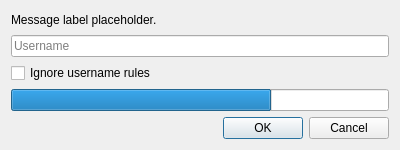
<?xml version="1.0" encoding="UTF-8"?>
<ui version="4.0">
 <class>OfflineLoginDialog</class>
 <widget class="QDialog" name="OfflineLoginDialog">
  <property name="geometry">
   <rect>
    <x>0</x>
    <y>0</y>
    <width>400</width>
    <height>150</height>
   </rect>
  </property>
  <property name="sizePolicy">
   <sizepolicy hsizetype="Fixed" vsizetype="Fixed">
    <horstretch>0</horstretch>
    <verstretch>0</verstretch>
   </sizepolicy>
  </property>
  <property name="windowTitle">
   <string>Add Account</string>
  </property>
  <layout class="QVBoxLayout" name="verticalLayout">
   <item>
    <widget class="QLabel" name="label">
     <property name="text">
      <string notr="true">Message label placeholder.</string>
     </property>
     <property name="textFormat">
      <enum>Qt::RichText</enum>
     </property>
     <property name="textInteractionFlags">
      <set>Qt::LinksAccessibleByKeyboard|Qt::LinksAccessibleByMouse|Qt::TextBrowserInteraction|Qt::TextSelectableByKeyboard|Qt::TextSelectableByMouse</set>
     </property>
    </widget>
   </item>
   <item>
    <widget class="QLineEdit" name="userTextBox">
     <property name="maxLength">
      <number>16</number>
     </property>
     <property name="placeholderText">
      <string>Username</string>
     </property>
    </widget>
   </item>
   <item>
    <widget class="QCheckBox" name="ignoreUsernameGuidelines">
     <property name="toolTip">
      <string>Normally, Minecraft only allows usernames with alphanumeric characters.
Username length has to be 2 to 16 characters long. Underscores are allowed.</string>
     </property>
     <property name="text">
      <string>Ignore username rules</string>
     </property>
    </widget>
   </item>
   <item>
    <widget class="QProgressBar" name="progressBar">
     <property name="value">
      <number>69</number>
     </property>
     <property name="textVisible">
      <bool>false</bool>
     </property>
    </widget>
   </item>
   <item>
    <widget class="QDialogButtonBox" name="buttonBox">
     <property name="orientation">
      <enum>Qt::Horizontal</enum>
     </property>
     <property name="standardButtons">
      <set>QDialogButtonBox::Cancel|QDialogButtonBox::Ok</set>
     </property>
    </widget>
   </item>
  </layout>
 </widget>
 <resources/>
 <connections/>
</ui>
